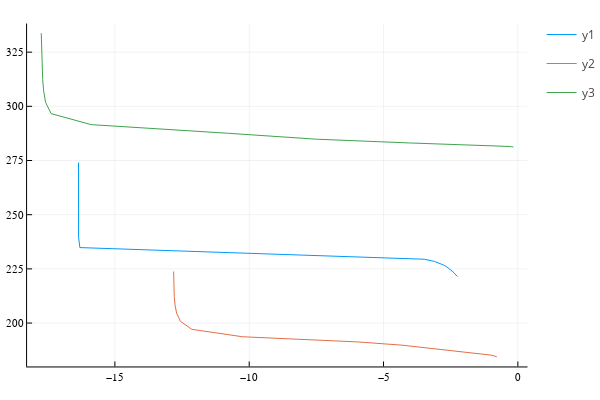

The notebook cell this image was saved under:
### Code cell
plot(α1', f1')
plot!(α2', f2')
plot!(α3', f3')

### Figure 1 — Plotly figure (JSON) as saved in the notebook; plotly's stock layout.template omitted (floating-point values rounded to 4 significant figures)
{"data": [{"colorbar": {"title": ""}, "legendgroup": "y1", "line": {"color": "rgba(0, 154, 250, 1.000)", "dash": "solid", "shape": "linear", "width": 1}, "mode": "lines", "name": "y1", "showlegend": true, "type": "scatter", "x": [-16.35, -16.35, -16.35, -16.35, -16.35, -16.35, -16.35, -16.35, -16.3, -6.28, -3.485, -3.107, -2.897, -2.753, -2.644, -2.555, -2.48, -2.414, -2.357, -2.304, -2.257], "xaxis": "x", "y": [274.1, 269.2, 264.2, 259.3, 254.4, 249.5, 244.6, 239.7, 234.8, 230.7, 229.4, 228.5, 227.6, 226.7, 225.9, 225.1, 224.4, 223.6, 222.9, 222.2, 221.5], "yaxis": "y", "zmax": null, "zmin": null}, {"colorbar": {"title": ""}, "legendgroup": "y2", "line": {"color": "rgba(227, 111, 71, 1.000)", "dash": "solid", "shape": "linear", "width": 1}, "mode": "lines", "name": "y2", "showlegend": true, "type": "scatter", "x": [-12.81, -12.81, -12.8, -12.79, -12.76, -12.7, -12.56, -12.14, -10.25, -5.934, -4.309, -3.419, -2.711, -2.145, -1.712, -1.396, -1.173, -1.018, -0.912, -0.8373, -0.7832], "xaxis": "x", "y": [223.8, 219.9, 216.1, 212.3, 208.4, 204.6, 200.8, 197.1, 193.7, 191.3, 189.8, 188.6, 187.7, 187.0, 186.4, 185.9, 185.6, 185.2, 184.9, 184.7, 184.4], "yaxis": "y", "zmax": null, "zmin": null}, {"colorbar": {"title": ""}, "legendgroup": "y3", "line": {"color": "rgba(62, 164, 78, 1.000)", "dash": "solid", "shape": "linear", "width": 1}, "mode": "lines", "name": "y3", "showlegend": true, "type": "scatter", "x": [-17.74, -17.73, -17.72, -17.71, -17.69, -17.65, -17.58, -17.37, -15.88, -10.77, -7.497, -4.034, -1.747, -0.8702, -0.5348, -0.3808, -0.2964, -0.2442, -0.2094, -0.1849, -0.1672], "xaxis": "x", "y": [333.7, 328.4, 323.1, 317.8, 312.5, 307.2, 301.9, 296.6, 291.6, 287.6, 284.8, 283.1, 282.3, 281.9, 281.7, 281.6, 281.5, 281.4, 281.3, 281.3, 281.2], "yaxis": "y", "zmax": null, "zmin": null}], "layout": {"annotations": [], "height": 400, "legend_position": {"bgcolor": "rgba(255, 255, 255, 1.000)", "bordercolor": "rgba(0, 0, 0, 1.000)", "borderwidth": 1, "font": {"color": "rgba(0, 0, 0, 1.000)", "family": "sans-serif", "size": 11}, "title": {"font": {"color": "rgba(0, 0, 0, 1.000)", "family": "sans-serif", "size": 15}, "text": ""}, "tracegroupgap": 0, "traceorder": "normal", "x": 1, "xanchor": "auto", "y": 1, "yanchor": "auto"}, "margin": {"b": 20, "l": 0, "r": 0, "t": 20}, "paper_bgcolor": "rgba(255, 255, 255, 1.000)", "plot_bgcolor": "rgba(255, 255, 255, 1.000)", "showlegend": true, "width": 600, "xaxis": {"anchor": "y", "domain": [0.05101, 0.9934], "gridcolor": "rgba(0, 0, 0, 0.100)", "gridwidth": 0.5, "linecolor": "rgba(0, 0, 0, 1.000)", "mirror": false, "range": [-18.27, 0.36], "showgrid": true, "showline": true, "showticklabels": true, "tickangle": 0, "tickcolor": "rgb(0, 0, 0)", "tickfont": {"color": "rgba(0, 0, 0, 1.000)", "family": "sans-serif", "size": 11}, "tickmode": "array", "ticks": "inside", "ticktext": ["−15", "−10", "−5", "0"], "tickvals": [-15, -10, -5, 0], "title": "", "titlefont": {"color": "rgba(0, 0, 0, 1.000)", "family": "sans-serif", "size": 15}, "type": "-", "visible": true, "zeroline": false, "zerolinecolor": "rgba(0, 0, 0, 1.000)"}, "yaxis": {"anchor": "x", "domain": [0.03762, 0.9902], "gridcolor": "rgba(0, 0, 0, 0.100)", "gridwidth": 0.5, "linecolor": "rgba(0, 0, 0, 1.000)", "mirror": false, "range": [180.0, 338.2], "showgrid": true, "showline": true, "showticklabels": true, "tickangle": 0, "tickcolor": "rgb(0, 0, 0)", "tickfont": {"color": "rgba(0, 0, 0, 1.000)", "family": "sans-serif", "size": 11}, "tickmode": "array", "ticks": "inside", "ticktext": ["200", "225", "250", "275", "300", "325"], "tickvals": [200, 225, 250, 275, 300, 325], "title": "", "titlefont": {"color": "rgba(0, 0, 0, 1.000)", "family": "sans-serif", "size": 15}, "type": "-", "visible": true, "zeroline": false, "zerolinecolor": "rgba(0, 0, 0, 1.000)"}}}
